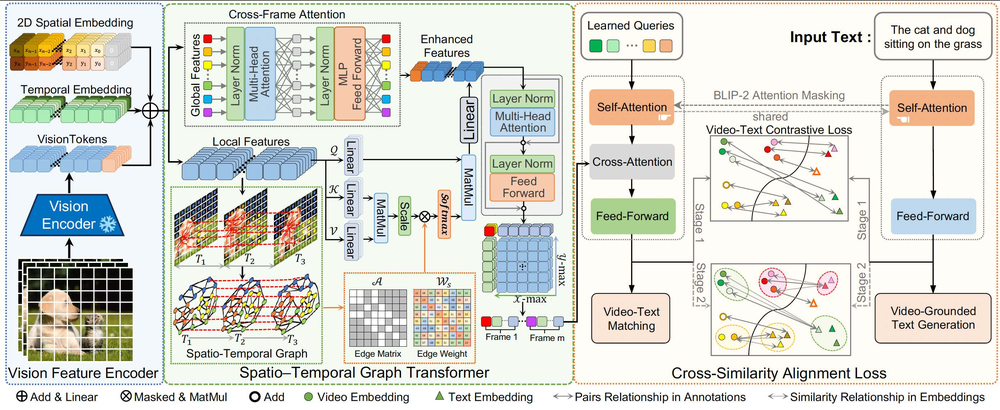
#> input picture framework.png, 1000 x 410 px, shrunk from 2782 x 1140 before the run
$ python -i randaugment.py   (imports and definitions only)
#> lines starting #> are read from the running program, lines starting #| are printed output that depends on the picture
#> further down, picture is the input picture: shape (410, 1000, 3); mean B, G, R 212.4, 219.8, 218.8
"""
 Copyright (c) 2022, salesforce.com, inc.
 All rights reserved.
 SPDX-License-Identifier: BSD-3-Clause
 For full license text, see the LICENSE file in the repo root or https://opensource.org/licenses/BSD-3-Clause
"""

import cv2
import numpy as np

import torch


## aug functions
def identity_func(img):
    return img


def autocontrast_func(img, cutoff=0):
    """
    same output as PIL.ImageOps.autocontrast
    """
    n_bins = 256

    def tune_channel(ch):
        n = ch.size
#> n = 410000
        cut = cutoff * n // 100
#> cut = 0
        if cut == 0:
            high, low = ch.max(), ch.min()
#> high = 255; low = 0
        else:
            hist = cv2.calcHist([ch], [0], None, [n_bins], [0, n_bins])
            low = np.argwhere(np.cumsum(hist) > cut)
            low = 0 if low.shape[0] == 0 else low[0]
            high = np.argwhere(np.cumsum(hist[::-1]) > cut)
            high = n_bins - 1 if high.shape[0] == 0 else n_bins - 1 - high[0]
        if high <= low:
            table = np.arange(n_bins)
        else:
            scale = (n_bins - 1) / (high - low)
#> scale = 1
            offset = -low * scale
#> offset = 0
            table = np.arange(n_bins) * scale + offset
#> table = 256 values from 0 to 255
            table[table < 0] = 0
            table[table > n_bins - 1] = n_bins - 1
        table = table.clip(0, 255).astype(np.uint8)
        return table[ch]
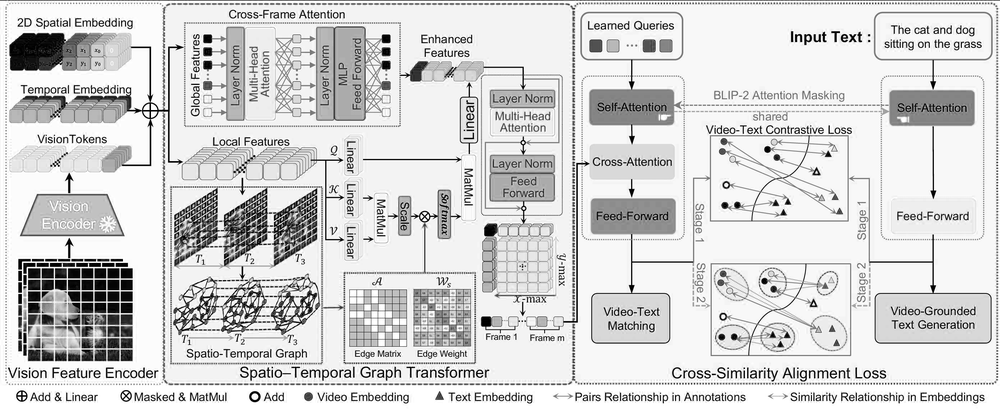
#> returned value: shape (410, 1000); min 0, max 255, mean 212.4

    channels = [tune_channel(ch) for ch in cv2.split(img)]
#> in tune_channel (call 2), `return table[ch]`:
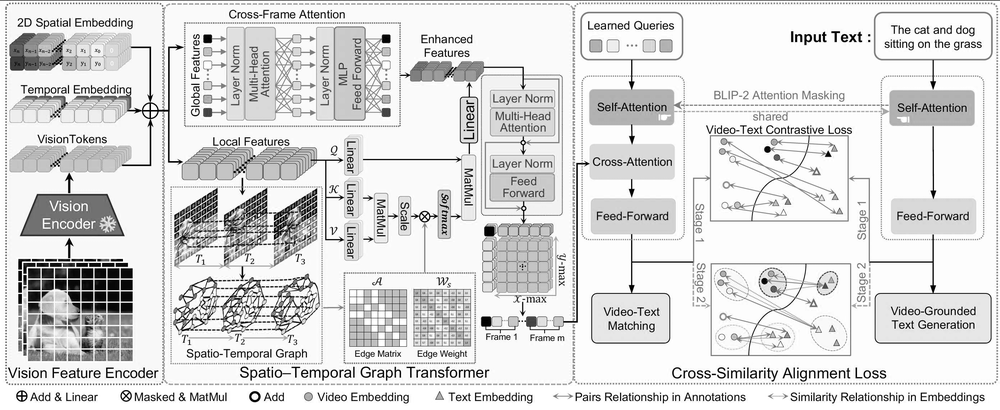
#> returned value: shape (410, 1000); min 0, max 255, mean 219.8
#> in tune_channel (call 3), `return table[ch]`:
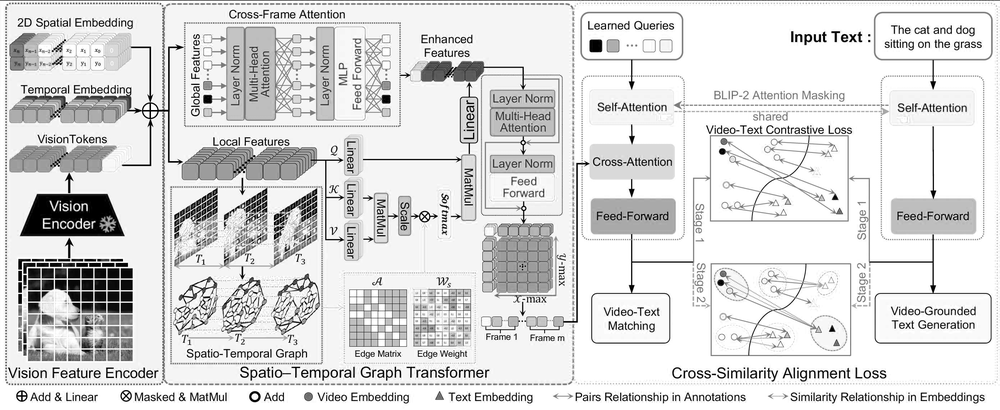
#> returned value: shape (410, 1000); min 0, max 255, mean 218.8
#> channels = 3 items
    out = cv2.merge(channels)
    return out


# [168 lines left out: functions equalize_func, rotate_func, solarize_func, color_func, contrast_func, brightness_func and 7 more, not called in this run]


### level to args
def enhance_level_to_args(MAX_LEVEL):
    def level_to_args(level):
        return ((level / MAX_LEVEL) * 1.8 + 0.1,)

    return level_to_args


def shear_level_to_args(MAX_LEVEL, replace_value):
    # [5 lines left out: function level_to_args, not called in this run]

    return level_to_args


def translate_level_to_args(translate_const, MAX_LEVEL, replace_value):
    # [5 lines left out: function level_to_args, not called in this run]

    return level_to_args


# [6 lines left out: function cutout_level_to_args, not called in this run]


def solarize_level_to_args(MAX_LEVEL):
    def level_to_args(level):
        level = int((level / MAX_LEVEL) * 256)
        return (level,)

    return level_to_args


def none_level_to_args(level):
    return ()


def posterize_level_to_args(MAX_LEVEL):
    def level_to_args(level):
        level = int((level / MAX_LEVEL) * 4)
        return (level,)

    return level_to_args


def rotate_level_to_args(MAX_LEVEL, replace_value):
    # [5 lines left out: function level_to_args, not called in this run]

    return level_to_args


func_dict = {
    "Identity": identity_func,
    "AutoContrast": autocontrast_func,
    "Equalize": equalize_func,
    "Rotate": rotate_func,
    "Solarize": solarize_func,
    "Color": color_func,
    "Contrast": contrast_func,
    "Brightness": brightness_func,
    "Sharpness": sharpness_func,
    "ShearX": shear_x_func,
    "TranslateX": translate_x_func,
    "TranslateY": translate_y_func,
    "Posterize": posterize_func,
    "ShearY": shear_y_func,
}

translate_const = 10
MAX_LEVEL = 10
replace_value = (128, 128, 128)
arg_dict = {
    "Identity": none_level_to_args,
    "AutoContrast": none_level_to_args,
    "Equalize": none_level_to_args,
    "Rotate": rotate_level_to_args(MAX_LEVEL, replace_value),
    "Solarize": solarize_level_to_args(MAX_LEVEL),
    "Color": enhance_level_to_args(MAX_LEVEL),
    "Contrast": enhance_level_to_args(MAX_LEVEL),
    "Brightness": enhance_level_to_args(MAX_LEVEL),
    "Sharpness": enhance_level_to_args(MAX_LEVEL),
    "ShearX": shear_level_to_args(MAX_LEVEL, replace_value),
    "TranslateX": translate_level_to_args(translate_const, MAX_LEVEL, replace_value),
    "TranslateY": translate_level_to_args(translate_const, MAX_LEVEL, replace_value),
    "Posterize": posterize_level_to_args(MAX_LEVEL),
    "ShearY": shear_level_to_args(MAX_LEVEL, replace_value),
}


class RandomAugment(object):
    # [8 lines left out: function __init__, not called in this run]

    def get_random_ops(self):
        sampled_ops = np.random.choice(self.augs, self.N)
        return [(op, 0.5, self.M) for op in sampled_ops]

    # [10 lines left out: function __call__, not called in this run]


class VideoRandomAugment(object):
    # [9 lines left out: function __init__, not called in this run]

    def get_random_ops(self):
        sampled_ops = np.random.choice(self.augs, self.N, replace=False)
        return [(op, self.M) for op in sampled_ops]

    # [26 lines left out: functions __call__, _aug, not called in this run]


# [4 lines not run here, left out]

>>> import cv2
>>> picture = cv2.imread('../../framework.png')
>>> result = autocontrast_func(picture)
